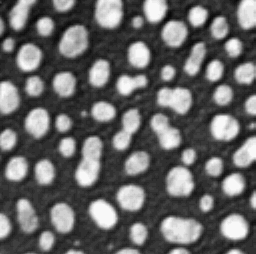
#> input picture Day_2_June_24/Jupyter_Notebooks/images/blobs.tif, 256 x 254 px
$ jupyter execute exercise_00_image_handling_basics_solution.ipynb
#> lines starting #> are read from the running program, lines starting #| are printed output that depends on the picture
# Exercise 0: Image handling basics

1. Import the numpy and skimage packages

[cell 1]
import numpy as np
import skimage

2. Using the skimage import function, load the image called `blobs.tif` in the `images` folder and store it in a variable called `img`

[cell 2]
img = skimage.io.imread('images/blobs.tif')
#> img is the input picture: shape (254, 256); min 8, max 248, mean 103.3

3. Check what are the dimensions of the image

[cell 3]
print(img.shape)
#| (254, 256)

4. Check what is the image type. Is it an 8 or 16 bit image ?

[cell 4]
print(img.dtype)
#| uint8

# uint8 means "unsigned integer 8 bits". This means that the pixel values are integers between 0 and 255.

5. Plot the image using Matplotlib (that you have to import). Change the color map to 'gray'

[cell 5]
import matplotlib.pyplot as plt

plt.imshow(img, cmap='gray')
plt.axis('off')
plt.show()

6. Plot a histogram of the pixel values with a bin size of 256

[cell 6]
plt.hist(img.flatten(), bins=256, range=(0, 256));
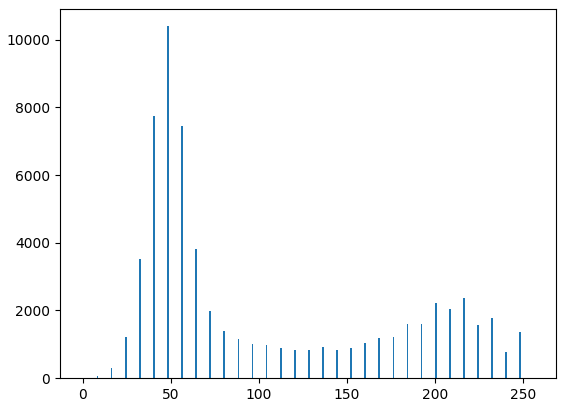
#> figure drawn by matplotlib, 1 panel; tallest bar 10396 high, from x = 48 to 49

7. Make a cropped version of the image by selecting 100 rows for which you want all columns and plot it.

[cell 7]
img_cropped = img[0:100]
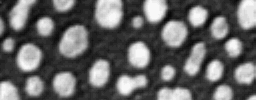
#> img_cropped: shape (100, 256); min 8, max 248, mean 103

plt.imshow(img_cropped, cmap='gray')
plt.axis('off')
plt.show()

2. Select a region in the image of 100x100 pixels and create a cropped image. Plot it.

[cell 8]
img_cropped2 = img[0:100, 0:100]
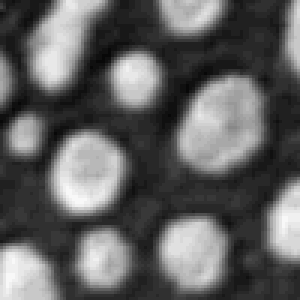
#> img_cropped2: shape (100, 100) (shown 3 times larger); min 8, max 248, mean 96.9

plt.imshow(img_cropped2, cmap='gray')
plt.axis('off')
plt.show()
